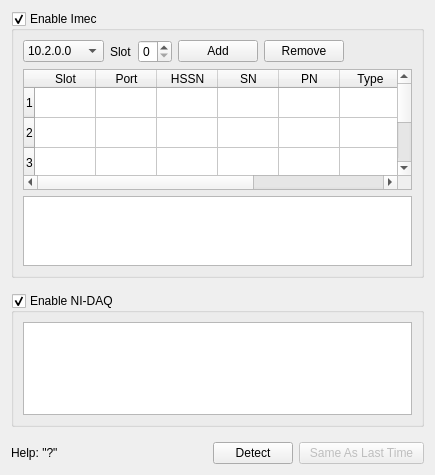
<?xml version="1.0" encoding="UTF-8"?>
<ui version="4.0">
 <class>DevicesTab</class>
 <widget class="QWidget" name="DevicesTab">
  <property name="geometry">
   <rect>
    <x>0</x>
    <y>0</y>
    <width>435</width>
    <height>475</height>
   </rect>
  </property>
  <property name="windowTitle">
   <string>Form</string>
  </property>
  <layout class="QGridLayout" name="gridLayout_2" rowstretch="2,1,0">
   <property name="verticalSpacing">
    <number>15</number>
   </property>
   <item row="1" column="0" colspan="4">
    <widget class="QGroupBox" name="nidqGB">
     <property name="title">
      <string>Enable NI-DAQ</string>
     </property>
     <property name="checkable">
      <bool>true</bool>
     </property>
     <property name="checked">
      <bool>true</bool>
     </property>
     <layout class="QGridLayout" name="gridLayout_3">
      <item row="0" column="0">
       <widget class="QTextEdit" name="niTE">
        <property name="focusPolicy">
         <enum>Qt::NoFocus</enum>
        </property>
        <property name="acceptDrops">
         <bool>false</bool>
        </property>
        <property name="undoRedoEnabled">
         <bool>false</bool>
        </property>
        <property name="lineWrapMode">
         <enum>QTextEdit::NoWrap</enum>
        </property>
        <property name="readOnly">
         <bool>true</bool>
        </property>
        <property name="acceptRichText">
         <bool>false</bool>
        </property>
       </widget>
      </item>
     </layout>
    </widget>
   </item>
   <item row="0" column="0" colspan="4">
    <widget class="QGroupBox" name="imecGB">
     <property name="sizePolicy">
      <sizepolicy hsizetype="Preferred" vsizetype="Preferred">
       <horstretch>0</horstretch>
       <verstretch>0</verstretch>
      </sizepolicy>
     </property>
     <property name="title">
      <string>Enable Imec</string>
     </property>
     <property name="checkable">
      <bool>true</bool>
     </property>
     <property name="checked">
      <bool>true</bool>
     </property>
     <layout class="QGridLayout" name="gridLayout" rowstretch="0,2,1" columnstretch="0,0,0,0,0,0" columnminimumwidth="0,0,0,0,0,0">
      <item row="0" column="4">
       <widget class="QPushButton" name="lessBut">
        <property name="sizePolicy">
         <sizepolicy hsizetype="Preferred" vsizetype="Fixed">
          <horstretch>0</horstretch>
          <verstretch>0</verstretch>
         </sizepolicy>
        </property>
        <property name="focusPolicy">
         <enum>Qt::NoFocus</enum>
        </property>
        <property name="text">
         <string>Remove</string>
        </property>
       </widget>
      </item>
      <item row="0" column="3">
       <widget class="QPushButton" name="moreBut">
        <property name="sizePolicy">
         <sizepolicy hsizetype="Preferred" vsizetype="Fixed">
          <horstretch>0</horstretch>
          <verstretch>0</verstretch>
         </sizepolicy>
        </property>
        <property name="focusPolicy">
         <enum>Qt::NoFocus</enum>
        </property>
        <property name="text">
         <string>Add</string>
        </property>
       </widget>
      </item>
      <item row="0" column="0">
       <widget class="QComboBox" name="comCB">
        <property name="sizePolicy">
         <sizepolicy hsizetype="MinimumExpanding" vsizetype="Fixed">
          <horstretch>0</horstretch>
          <verstretch>0</verstretch>
         </sizepolicy>
        </property>
        <property name="focusPolicy">
         <enum>Qt::ClickFocus</enum>
        </property>
        <property name="currentIndex">
         <number>1</number>
        </property>
        <property name="maxVisibleItems">
         <number>10</number>
        </property>
        <item>
         <property name="text">
          <string>PXI</string>
         </property>
        </item>
        <item>
         <property name="text">
          <string>10.2.0.0</string>
         </property>
        </item>
        <item>
         <property name="text">
          <string>10.2.0.1</string>
         </property>
        </item>
        <item>
         <property name="text">
          <string>10.2.0.2</string>
         </property>
        </item>
        <item>
         <property name="text">
          <string>10.2.0.3</string>
         </property>
        </item>
        <item>
         <property name="text">
          <string>10.2.0.4</string>
         </property>
        </item>
        <item>
         <property name="text">
          <string>10.2.0.5</string>
         </property>
        </item>
        <item>
         <property name="text">
          <string>10.2.0.6</string>
         </property>
        </item>
        <item>
         <property name="text">
          <string>10.2.0.7</string>
         </property>
        </item>
        <item>
         <property name="text">
          <string>10.2.0.8</string>
         </property>
        </item>
        <item>
         <property name="text">
          <string>10.2.0.9</string>
         </property>
        </item>
        <item>
         <property name="text">
          <string>10.2.0.10</string>
         </property>
        </item>
        <item>
         <property name="text">
          <string>10.2.0.11</string>
         </property>
        </item>
        <item>
         <property name="text">
          <string>10.2.0.12</string>
         </property>
        </item>
        <item>
         <property name="text">
          <string>10.2.0.13</string>
         </property>
        </item>
        <item>
         <property name="text">
          <string>10.2.0.14</string>
         </property>
        </item>
        <item>
         <property name="text">
          <string>10.2.0.15</string>
         </property>
        </item>
       </widget>
      </item>
      <item row="0" column="1">
       <widget class="QLabel" name="label_2">
        <property name="text">
         <string>Slot</string>
        </property>
       </widget>
      </item>
      <item row="0" column="2">
       <widget class="QSpinBox" name="slotSB">
        <property name="sizePolicy">
         <sizepolicy hsizetype="Preferred" vsizetype="Fixed">
          <horstretch>0</horstretch>
          <verstretch>0</verstretch>
         </sizepolicy>
        </property>
        <property name="focusPolicy">
         <enum>Qt::ClickFocus</enum>
        </property>
        <property name="maximum">
         <number>8</number>
        </property>
       </widget>
      </item>
      <item row="0" column="5">
       <spacer name="horizontalSpacer_2">
        <property name="orientation">
         <enum>Qt::Horizontal</enum>
        </property>
        <property name="sizeHint" stdset="0">
         <size>
          <width>40</width>
          <height>20</height>
         </size>
        </property>
       </spacer>
      </item>
      <item row="1" column="0" colspan="6">
       <widget class="QTableWidget" name="imPrbTbl">
        <property name="focusPolicy">
         <enum>Qt::ClickFocus</enum>
        </property>
        <property name="rowCount">
         <number>4</number>
        </property>
        <attribute name="horizontalHeaderVisible">
         <bool>true</bool>
        </attribute>
        <attribute name="horizontalHeaderDefaultSectionSize">
         <number>61</number>
        </attribute>
        <attribute name="horizontalHeaderMinimumSectionSize">
         <number>35</number>
        </attribute>
        <row/>
        <row/>
        <row/>
        <row/>
        <column>
         <property name="text">
          <string>Slot</string>
         </property>
        </column>
        <column>
         <property name="text">
          <string>Port</string>
         </property>
        </column>
        <column>
         <property name="text">
          <string>HSSN</string>
         </property>
        </column>
        <column>
         <property name="text">
          <string>SN</string>
         </property>
        </column>
        <column>
         <property name="text">
          <string>PN</string>
         </property>
        </column>
        <column>
         <property name="text">
          <string>Type</string>
         </property>
        </column>
        <column>
         <property name="text">
          <string>Enab</string>
         </property>
        </column>
        <column>
         <property name="text">
          <string>ID</string>
         </property>
        </column>
       </widget>
      </item>
      <item row="2" column="0" colspan="6">
       <widget class="QTextEdit" name="imTE">
        <property name="focusPolicy">
         <enum>Qt::NoFocus</enum>
        </property>
        <property name="acceptDrops">
         <bool>false</bool>
        </property>
        <property name="undoRedoEnabled">
         <bool>false</bool>
        </property>
        <property name="lineWrapMode">
         <enum>QTextEdit::NoWrap</enum>
        </property>
        <property name="readOnly">
         <bool>true</bool>
        </property>
        <property name="acceptRichText">
         <bool>false</bool>
        </property>
       </widget>
      </item>
     </layout>
    </widget>
   </item>
   <item row="2" column="1">
    <spacer name="horizontalSpacer">
     <property name="orientation">
      <enum>Qt::Horizontal</enum>
     </property>
     <property name="sizeHint" stdset="0">
      <size>
       <width>40</width>
       <height>20</height>
      </size>
     </property>
    </spacer>
   </item>
   <item row="2" column="0">
    <widget class="QLabel" name="label">
     <property name="sizePolicy">
      <sizepolicy hsizetype="Preferred" vsizetype="Fixed">
       <horstretch>0</horstretch>
       <verstretch>0</verstretch>
      </sizepolicy>
     </property>
     <property name="text">
      <string>Help: &quot;?&quot;</string>
     </property>
    </widget>
   </item>
   <item row="2" column="3">
    <widget class="QPushButton" name="skipBut">
     <property name="enabled">
      <bool>false</bool>
     </property>
     <property name="sizePolicy">
      <sizepolicy hsizetype="Preferred" vsizetype="Fixed">
       <horstretch>0</horstretch>
       <verstretch>0</verstretch>
      </sizepolicy>
     </property>
     <property name="text">
      <string>  Same As Last Time  </string>
     </property>
    </widget>
   </item>
   <item row="2" column="2">
    <widget class="QPushButton" name="detectBut">
     <property name="sizePolicy">
      <sizepolicy hsizetype="Preferred" vsizetype="Fixed">
       <horstretch>0</horstretch>
       <verstretch>0</verstretch>
      </sizepolicy>
     </property>
     <property name="text">
      <string>    Detect    </string>
     </property>
    </widget>
   </item>
  </layout>
 </widget>
 <tabstops>
  <tabstop>imecGB</tabstop>
  <tabstop>nidqGB</tabstop>
  <tabstop>detectBut</tabstop>
  <tabstop>skipBut</tabstop>
  <tabstop>lessBut</tabstop>
  <tabstop>moreBut</tabstop>
 </tabstops>
 <resources/>
 <connections/>
</ui>
